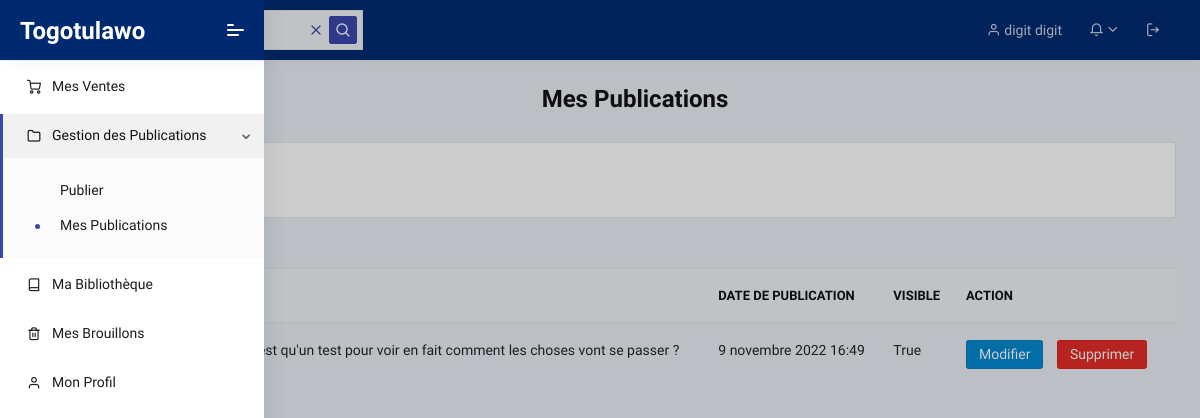
The app's page /dashboard/liste-article/ (signed in) with its own data.
### main/models/article.py (models this page shows, shortened)
class Article(models.Model):
    option =(
        ('Thèse', 'Thèse'),
        ('Mémoire', 'Mémoire'),
        ('Rapport de stage', 'Rapport de stage'),
        ('Document de synthèse', 'Document de synthèse'),
        ('Article', 'Article'),
        ('Livre', 'Livre'),
    )
    class Meta:
        ordering = ["-publish_date"]
        get_latest_by = "publish_date"
    title = models.CharField(max_length=300, unique=True)
    subtitle = models.CharField(max_length=255, blank=True)
    slug = models.SlugField(max_length=300, unique=True)
    contenu = FroalaField()
    couverture = models.ImageField(upload_to='files/couverture', null=True, blank=True)
    auteur = models.ForeignKey(Auteur, null=False, on_delete=models.CASCADE)
    domaine = models.ForeignKey(Categorie, null=False, on_delete=models.CASCADE)
    type = models.CharField(max_length=100, choices=option)
    resource = models.FileField(upload_to="files/resource", null=True, blank=True)
    video_link = models.URLField(max_length=200, null=True, blank=True)
    favourites = models.ManyToManyField(
        User, related_name='favourite', default=None, blank=True)
    discount = models.IntegerField(null=True, blank=True, default=0)
    price = models.IntegerField(null=True, blank=True)
    is_draft = models.BooleanField(default=True)
    active = models.BooleanField(default=False)
    date_created = models.DateTimeField(auto_now_add=True)
    date_modified = models.DateTimeField(auto_now=True)
    publish_date = models.DateTimeField(auto_now_add=True)
    def __str__(self):
        return self.title + ' | ' + str(self.auteur)

### dashboard/views.py (the view)
# urls.py: path('liste-article/' , article_list , name="liste_article"),
@login_required(login_url='/account/login')
def article_list(request):
    context = {}
    try:
        article = Article.objects.filter(auteur=request.user.auteur, is_draft=False)
        context['article'] =  article
    except Exception as e:
        print(e)
    print(context)
    return render(request , 'publications.html' ,context)

### account/models.py (called while the page is built)
    def __str__(self):
        return self.user.get_full_name()

### dashboard/templates/publications.html (shortened to what this page needs)
{% extends 'index.html' %}
{% load article_custom_tags %}
{% load humanize %}
{% block content %}
<h3 class="text-center">Mes Publications</h3> <br/>
    <div class="row">
        <div class="col">
            <div class="card card-body">
                <form method="get">
                    <button class="btn btn-primary btn-sm" type="submit">Rechercher</button>
                </form>
            </div>
        </div>
    </div>
	<br>
<table class="table table-hover">
	<thead>
		<tr>
			<th scope="col">#</th>
			<th scope="col">Titre</th>
			<th scope="col">Date de publication</th>
			<th scope="col">Visible</th>
			<th scope="col">Action</th>
		</tr>
	</thead>
	<tbody>
		{% for i in article %}
		<tr>
			<th scope="row">{{forloop.counter}}</th>
			<td>{{i.title}}</td>
			<td>{{i.publish_date}}</td>
			<td>{{i.active}}</td>
            <td>
				<a class="btn btn-sm btn-info" href="{% url 'dashboard:article_update' i.slug %}">Modifier</a>
				<a class="btn btn-sm btn-danger" href="{% url 'dashboard:article_delete' i.id %}">Supprimer</a>
			</td>
		</tr>
		{% endfor %}
	</tbody>
</table>
</div>
</div>
</div>
</div>
</div>
{% endblock %}

### dashboard/templates/index.html (shortened to what this page needs)
{% load static %}
<!DOCTYPE html>
<html lang="en">
<head>
	<link rel="stylesheet" type="text/css" href="{% static '/dashboard/assets/fonts/fontawesome/css/fontawesome-all.min.css' %}">
	<link rel="stylesheet" type="text/css" href="{% static '/dashboard/assets/plugins/animation/css/animate.min.css' %}">
	<link rel="stylesheet" type="text/css" href="https://stackpath.bootstrapcdn.com/bootstrap/4.3.1/css/bootstrap.min.css"
>
	<link href="{% static '/maxcdn.bootstrapcdn.com/bootstrap/3.3.0/css/bootstrap.min.css' %}" rel="stylesheet" id="bootstrap-css">
	<link rel="stylesheet" type="text/css" href="{% static '/dashboard/assets/css/style.css' %}">
	<link rel="stylesheet" href="{% static '/dashboard/assets/css/dash.css' %}">
</head>
<body class="">
	<nav class="pcoded-navbar menupos-fixed menu-light brand-blue ">
		<div class="navbar-wrapper ">
			<div class="navbar-brand header-logo">
				<a href="{% url 'main:accueil' %}" class="b-brand" style=" margin-top: 10px;">
					<h3 style="color: rgb(255, 255, 255);" >Togotulawo</h3>
				</a>
				<a class="mobile-menu" id="mobile-collapse" href="#!"><span></span></a>
			</div>
			<div class="navbar-content scroll-div">
				<ul class="nav pcoded-inner-navbar">
					<li class="nav-item"><a href="{% url 'dashboard:ventes' %}" class="nav-link"><span class="pcoded-micon"><i
						class="feather icon-shopping-cart"></i></span><span class="pcoded-mtext">Mes Ventes</span></a>
					</li>
					<li class="nav-item pcoded-hasmenu">
						<a href="#" class="nav-link"><span class="pcoded-micon"><i
									class="feather icon-folder"></i></span><span class="pcoded-mtext">Gestion des
								Publications</span></a>
						<ul class="pcoded-submenu">
							<li class=""><a href="{% url 'dashboard:publier' %}" class="">Publier</a></li>
							<li class=""><a href="{% url 'dashboard:liste_article' %}" class="">Mes Publications</a></li>
						</ul>
					</li>
					<li class="nav-item"><a href="" class="nav-link"><span class="pcoded-micon"><i
						class="feather icon-book"></i></span><span class="pcoded-mtext">Ma Bibliothèque</span></a>
					</li>
					<li class="nav-item"><a href="{% url 'dashboard:brouillon' %}" class="nav-link"><span class="pcoded-micon"><i
						class="feather icon-trash-2"></i></span><span class="pcoded-mtext">Mes Brouillons</span></a>
					</li>
					<li class="nav-item"><a href="{% url 'dashboard:profil' %}" class="nav-link"><span class="pcoded-micon"><i
						class="feather icon-user"></i></span><span class="pcoded-mtext">Mon Profil</span></a>
					</li>
			</ul>
			</div>
		</div>
	</nav>
	<header class="navbar pcoded-header header-blue navbar-expand-lg navbar-light headerpos-fixed">
		<div class="collapse navbar-collapse">
			<ul class="navbar-nav mr-auto">
				<li class="nav-item">
					<div class="main-search open">
						<div class="input-group">
							<a href="#!" class="input-group-append search-close">
								<i class="feather icon-x input-group-text"></i>
							</a>
							<span class="input-group-append search-btn btn btn-primary">
								<i class="feather icon-search input-group-text"></i>
							</span>
						</div>
					</div>
				</li>
			</ul>
			<ul class="navbar-nav ml-auto">
			<li>
				<div class="dropdown drp-user">
					<div class="pro-head">
						<i class="icon feather icon-user"></i>
						<span style="font: bold;">{{request.user.get_full_name}}</span>
					</div>
				</div>
			</li>
			<li>
				<div class="dropdown">
					<a class="dropdown-toggle" href="#" data-toggle="dropdown"><i
							class="icon feather icon-bell"></i></a>
				</div>
			</li>
			<li>
				<div class="dropdown drp-user">
					<div class="pro-head">
						<a href="{% url 'account:logout' %}" class="dud-logout" title="Logout">
							<i class="feather icon-log-out"></i>
						</a>
					</div>
				</div>
			</li>
			</ul>
		</div>
	</header>
	<div class="pcoded-main-container">
		<div class="pcoded-wrapper">
			<div class="pcoded-content">
				<div class="pcoded-inner-content">
					<div class="main-body">
						<div class="page-wrapper">
							{% block content %}
							{% endblock %}
						</div>
</body>
</html>

### static/dashboard/assets/css/dash.css (style rules this page uses)
body { background-color: #ebeff5; }

### records on screen
Article: title "Cette publication n'est qu'un test pour voir en fait comment les choses vont se passer ?", publish_date "9 novembre 2022 16:49", active "True"

### other values on screen
{{ request.user.get_full_name }} "digit digit"
